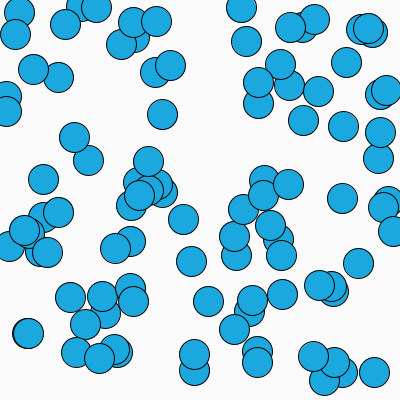
Frame 1 (no input)
Frame 60 (the mouse pressed at the canvas centre just before this capture): identical to frame 1, image omitted
Frame 120 (the mouse held since frame 60 and released just before this capture): identical to frame 1, image omitted

The Processing sketch that drew this single still picture (run headless with seeded random() and noise(); from frame 60 on, the mouse is pressed at the canvas centre):

// Processing sketch: sketch_groupsInteractiveChallenge
// ── sketch_groupsInteractiveChallenge.pde
float[] xps = new float[100];
float[] yps = new float[100];
int pickedCircle;

void setup() {
  size(400, 400);
  pickedCircle = -1;
  for (int i = 0; i < xps.length; i++ ) {
    xps[i] = random(0, 400);
    yps[i] = random(0, 400);
  }
}

void draw() {
  background(250);
  for (int i = 0; i < xps.length; i++ ) {
    fill(#1BA8DE);
    circle(xps[i], yps[i], 30);
  }
}

void mousePressed() {
  for (int i = 0; i < xps.length; i++ ) {
    if (dist(mouseX, mouseY, xps[i], yps[i]) < 15) {
      pickedCircle = i;
      fill(#1BA8DE);
      circle(xps[i], yps[i], 30);
    }
  }
}

void mouseReleased() {
  if (pickedCircle != -1) {
    xps[pickedCircle] = mouseX;
    yps[pickedCircle] = mouseY;
    pickedCircle = -1;
  }
}
